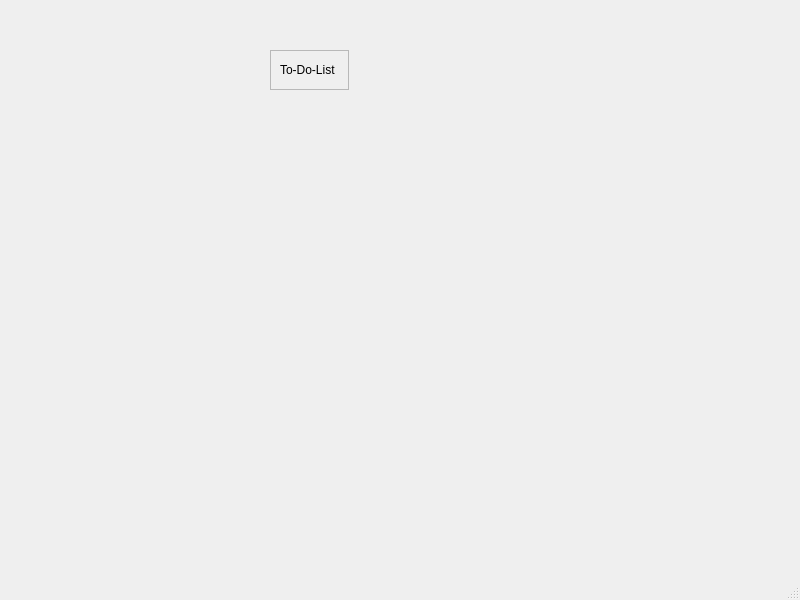
<?xml version="1.0" encoding="UTF-8"?>
<ui version="4.0">
 <class>MainWindow</class>
 <widget class="QMainWindow" name="MainWindow">
  <property name="geometry">
   <rect>
    <x>0</x>
    <y>0</y>
    <width>800</width>
    <height>600</height>
   </rect>
  </property>
  <property name="windowTitle">
   <string>MainWindow</string>
  </property>
  <widget class="QWidget" name="centralwidget">
   <widget class="QFrame" name="Titlebarframe">
    <property name="geometry">
     <rect>
      <x>270</x>
      <y>50</y>
      <width>79</width>
      <height>40</height>
     </rect>
    </property>
    <property name="frameShape">
     <enum>QFrame::StyledPanel</enum>
    </property>
    <property name="frameShadow">
     <enum>QFrame::Raised</enum>
    </property>
    <layout class="QHBoxLayout" name="horizontalLayout">
     <item>
      <widget class="QLabel" name="TitleText">
       <property name="text">
        <string>To-Do-List</string>
       </property>
      </widget>
     </item>
    </layout>
   </widget>
  </widget>
  <widget class="QMenuBar" name="menubar">
   <property name="geometry">
    <rect>
     <x>0</x>
     <y>0</y>
     <width>800</width>
     <height>26</height>
    </rect>
   </property>
  </widget>
  <widget class="QStatusBar" name="statusbar"/>
 </widget>
 <resources/>
 <connections/>
</ui>
